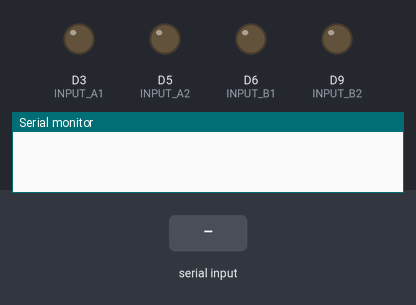
Simulated run of this sketch. Board: Arduino Nano 33 BLE. Parts: output pins drawn as LEDs (lit = HIGH), the last lines printed to the serial monitor. Inputs (shaded band) come from the test bench.

Above: at 1.2 s.
1.3 s: "f25\n" received over Serial
At 1.8 s:
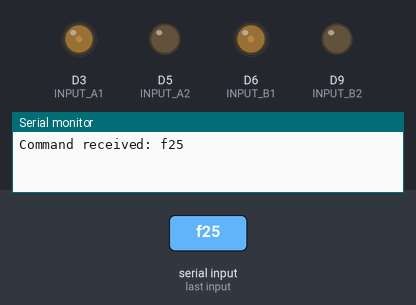
2.8 s: "b25\n" received over Serial
At 4.0 s:
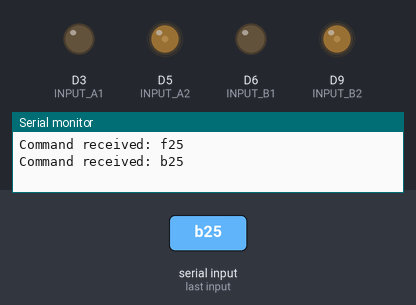
4.3 s: "f75\n" received over Serial
At 5.3 s:
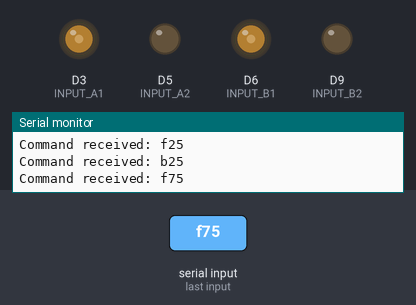
5.8 s: "f100\n" received over Serial
At 6.5 s:
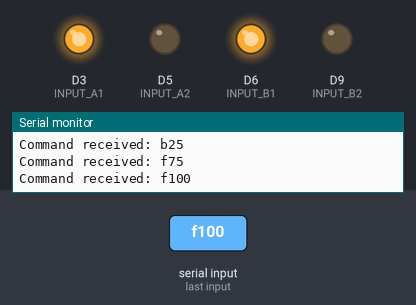
7.3 s: "b75\n" received over Serial
At 7.6 s:
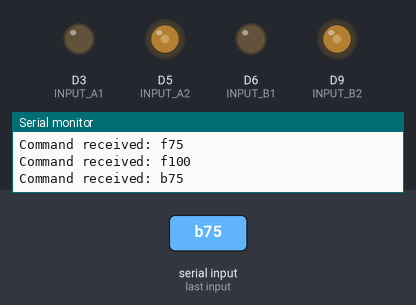
8.8 s: "b100\n" received over Serial
At 9.9 s:
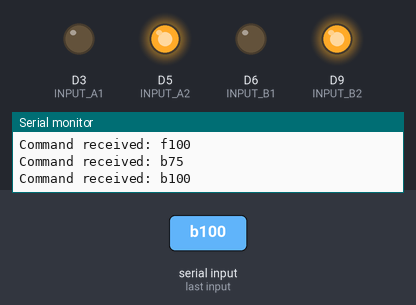
Timing chart, 0 to 11.3 s (numbered marks = the images above; inputs shaded):
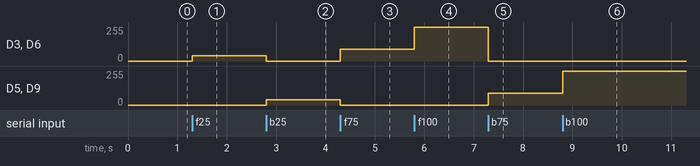

The sketch:

basic_motor_control.ino
```cpp
#include "Arduino_BMI270_BMM150.h"
#include <Wire.h>

const int INPUT_A1= 3;  // Motor A - Input 1 (PWM)
const int INPUT_A2 = 5;  // Motor A - Input 2 (PWM)
const int INPUT_B1 = 6;  // Motor B - Input 1 (PWM)
const int INPUT_B2 = 9;  // Motor B - Input 2 (PWM)

const int pwm_25 = 40;
const int pwm_50 = 52;
const int pwm_75 = 90;
const int pwm_100 = 255;


void setup() {

  Serial.begin(9600);

  pinMode(INPUT_A1, OUTPUT);
  pinMode(INPUT_A2, OUTPUT);
  pinMode(INPUT_B1, OUTPUT);
  pinMode(INPUT_B2, OUTPUT);
}

void loop() {

  if (Serial.available() > 0) {
    String userInput = Serial.readStringUntil('\n');  // Read full command
    userInput.trim();  // Remove any extra whitespace

    Serial.println("Command received: " + userInput);

  if(userInput == "f25"){
    analogWrite(INPUT_A1, pwm_25); //max 255, min 0
    analogWrite(INPUT_A2, 0);

    analogWrite(INPUT_B1, pwm_25); //max 255, min 0
    analogWrite(INPUT_B2, 0);
  }

  else if(userInput == "f50"){
    analogWrite(INPUT_A1, pwm_50); //max 255, min 0
    analogWrite(INPUT_A2, 0);

    analogWrite(INPUT_B1, pwm_50); //max 255, min 0
    analogWrite(INPUT_B2, 0);
  }

  else if(userInput == "f75"){
    analogWrite(INPUT_A1, pwm_75); //max 255, min 0
    analogWrite(INPUT_A2, 0);

    analogWrite(INPUT_B1, pwm_75); //max 255, min 0
    analogWrite(INPUT_B2, 0);
  }

  else if(userInput == "f100"){
    analogWrite(INPUT_A1, pwm_100); //max 255, min 0
    analogWrite(INPUT_A2, 0);

    analogWrite(INPUT_B1, pwm_100); //max 255, min 0
    analogWrite(INPUT_B2, 0);
  }

  //----------------------------------------------------------------------- end of front

  else if(userInput == "b25"){
    analogWrite(INPUT_A2, pwm_25); //max 255, min 0
    analogWrite(INPUT_A1, 0);

    analogWrite(INPUT_B2, pwm_25); //max 255, min 0
    analogWrite(INPUT_B1, 0);
  }

  else if(userInput == "b50"){
    analogWrite(INPUT_A2, pwm_50); //max 255, min 0
    analogWrite(INPUT_A1, 0);

    analogWrite(INPUT_B2, pwm_50); //max 255, min 0
    analogWrite(INPUT_B1, 0);
  }

  else if(userInput == "b75"){
    analogWrite(INPUT_A2, pwm_75); //max 255, min 0
    analogWrite(INPUT_A1, 0);

    analogWrite(INPUT_B2, pwm_75); //max 255, min 0
    analogWrite(INPUT_B1, 0);
  }

  else if(userInput == "b100"){
    analogWrite(INPUT_A2, pwm_100); //max 255, min 0
    analogWrite(INPUT_A1, 0);

    analogWrite(INPUT_B2, pwm_100); //max 255, min 0
    analogWrite(INPUT_B1, 0);
  }

  //----------------------------------------------------------------------- end of backward

  else if(userInput == "r25_1"){
    analogWrite(INPUT_A1, pwm_25); //max 255, min 0
    analogWrite(INPUT_A2, 0);

    analogWrite(INPUT_B2, pwm_25); //max 255, min 0
    analogWrite(INPUT_B1, 0);
  }

  else if(userInput == "r75_1"){
    analogWrite(INPUT_A1, pwm_75); //max 255, min 0
    analogWrite(INPUT_A2, 0);

    analogWrite(INPUT_B2, pwm_75); //max 255, min 0
    analogWrite(INPUT_B1, 0);
  }

  else if(userInput == "r25_2"){
    analogWrite(INPUT_A2, pwm_25); //max 255, min 0
    analogWrite(INPUT_A1, 0);

    analogWrite(INPUT_B1, pwm_25); //max 255, min 0
    analogWrite(INPUT_B2, 0);
  }

  else if(userInput == "r75_2"){
    analogWrite(INPUT_A2, pwm_75); //max 255, min 0
    analogWrite(INPUT_A1, 0);

    analogWrite(INPUT_B1, pwm_75); //max 255, min 0
    analogWrite(INPUT_B2, 0);
  }

  //----------------------------------------------------------------------- end of reverse direction

  else{
    analogWrite(INPUT_A1, 0); //max 255, min 0
    analogWrite(INPUT_A2, 0);

    analogWrite(INPUT_B2, 0); //max 255, min 0
    analogWrite(INPUT_B1, 0);
  }


}
}
```

Measured:
- after the input at 1.3 s, D3 (INPUT_A1), D6 (INPUT_B1): 0/255 → 40/255 at once
- after the input at 2.8 s, D3 (INPUT_A1), D6 (INPUT_B1): 40/255 → 0/255 at once; D5 (INPUT_A2), D9 (INPUT_B2): 0/255 → 40/255 at once
- after the input at 4.3 s, D3 (INPUT_A1), D6 (INPUT_B1): 0/255 → 90/255 at once; D5 (INPUT_A2), D9 (INPUT_B2): 40/255 → 0/255 at once
- after the input at 5.8 s, D3 (INPUT_A1), D6 (INPUT_B1): 90/255 → 255/255 at once
- after the input at 7.3 s, D3 (INPUT_A1), D6 (INPUT_B1): 255/255 → 0/255 at once; D5 (INPUT_A2), D9 (INPUT_B2): 0/255 → 90/255 at once
- after the input at 8.8 s, D5 (INPUT_A2), D9 (INPUT_B2): 90/255 → 255/255 at once
